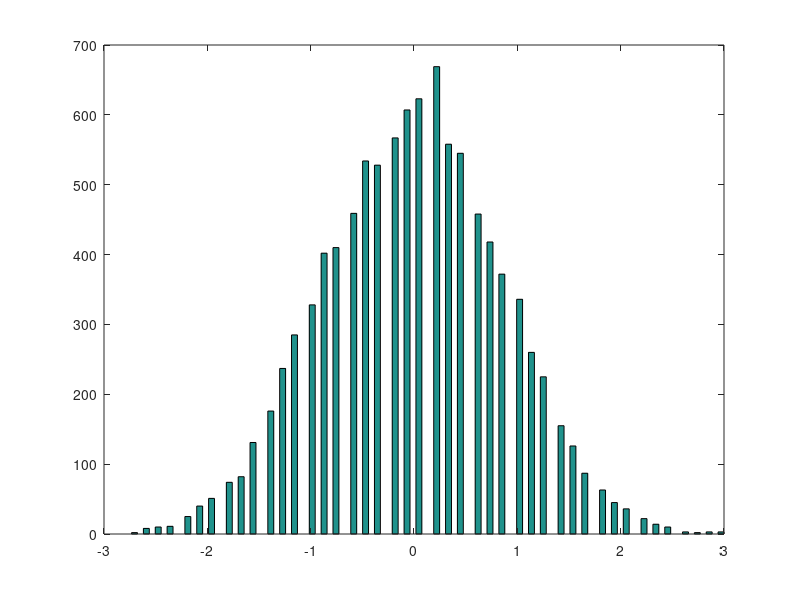

Reproduce this figure in MATLAB.
% first half of all_data is number of curved flowers emptied; second half
% is number of flat flowers emptied
all_data = [8
7
3
2
2
7
8
7
8
8
4
5
4
5
7
7
1
3
1
0
5
5
5
3
5
2
6
3
6
6];

% curved minus flat:
actual_diffs = zeros(length(all_data)/2,1);
for i = 1:length(actual_diffs)
    actual_diffs(i) = all_data(i)-all_data(i+length(actual_diffs));
end

actual_mean = mean(actual_diffs);

% ======================

indexed_data = zeros(length(all_data),2);
indexed_data(:,1) = 1:1:length(all_data);
indexed_data(:,2) = all_data;

indexed_perm_data = indexed_data;

permuted_data = zeros(length(all_data),2);

diffs = zeros(length(all_data)/2,1);

stored_means = zeros(10000,1);

stored_shuffled_data = zeros(length(all_data),10000);

tic

for j = 1:10000
    
    permutation = randperm(length(all_data));
    
    permuted_data(:,1) = permutation;
    
    for k = 1:length(all_data)
        permuted_data(k,2) = all_data(permutation(k));
    end

    for k = 1:length(diffs)
        diffs(k) = permuted_data(k,2)-permuted_data(k+length(diffs),2);
    end

    mean_of_diffs = mean(diffs);
    
    stored_shuffled_data(:,j) = permuted_data(:,2);

    stored_means(j) = mean_of_diffs;
end

sorted_stored_means = sort(stored_means);

toc

figure(1), hist(stored_means,100)
bins = hist(stored_means,100);
